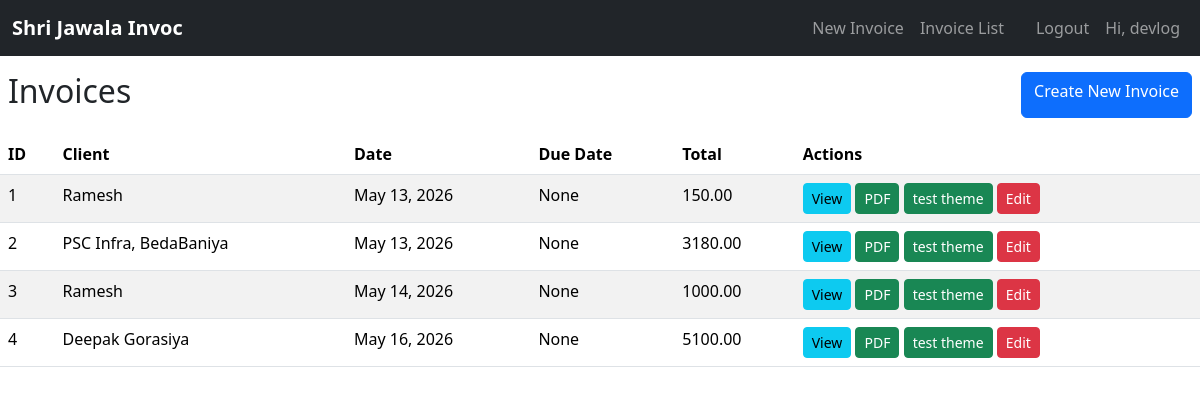
Page /invoices/ (signed in) on the earlier database version.
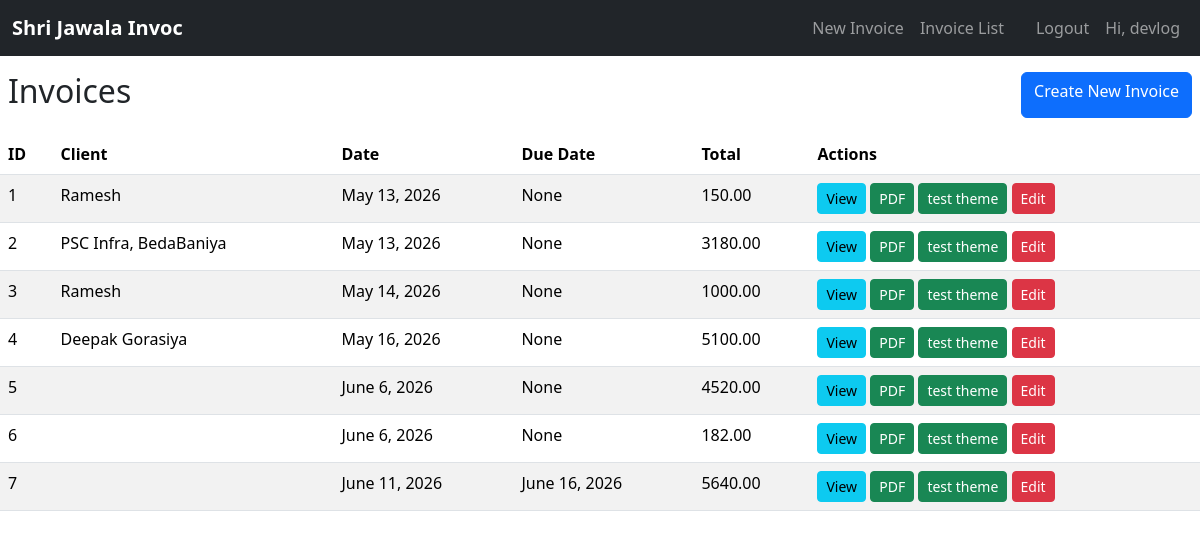
Same page on the later database version.
### invoices/models.py (models this page shows, shortened)
class Invoice(models.Model):
    STATUS_CHOICES = [
        ('paid', 'Paid'),
        ('payment_due', 'Payment After Service'),
        ('partially_paid', 'Partially Paid'),
        ('due_paid', 'Previously Due, Now Paid'),
    ]
    special_uid = models.UUIDField(
        default=uuid.uuid4,
        editable=False
    )
    image = models.ImageField(
        upload_to='',
        blank=True,
        null=True
    )
    created_by = models.ForeignKey(User, on_delete=models.SET_NULL, null=True, blank=True)
    client = models.ForeignKey(Client, on_delete=models.SET_NULL, null=True, blank=True)
    guest_client_name = models.CharField(max_length=200, blank=True)  # For guest invoices
    date = models.DateField(auto_now_add=True)
    due_date = models.DateField(blank=True, null=True)
    status = models.CharField(max_length=20, choices=STATUS_CHOICES, default='payment_due')
    total = models.DecimalField(max_digits=10, decimal_places=2, default=0)
    place = models.CharField(max_length=20, blank=True, null=True)
    invoice_no = models.PositiveIntegerField(null=True, blank=True, editable=False)
    year = models.PositiveIntegerField(default=current_year, editable=False)
    suffix = models.CharField(max_length=10, blank=True, null=True)
    invoice_label =models.ForeignKey(InvoiceLabel, on_delete=models.SET_NULL, null=True, blank=True)
    organization = models.ForeignKey(Firm, on_delete=models.SET_NULL, null=True, blank=True)
    theme_style = models.ForeignKey(InvoiceTheme, on_delete=models.SET_NULL, null=True, blank=True)
    context_title = models.CharField(
        max_length=255,
        blank=True,
        help_text="Specific subject (e.g., Machine Name, Project Code, or Service Type)"
    )
    LABEL_ALIGNMENT = [
        ('LEFT', 'Left Aligned'),
        ('CENTER', 'Centered'),
        ('RIGHT', 'Right Aligned'),
    ]
    header_style = models.CharField(
        max_length=10,
        choices=LABEL_ALIGNMENT,
        default='CENTER'  # Now defaults to Center
    )
    slug = models.SlugField(
        max_length=300,
        unique=True,
        blank=True,
        null=True,
        editable=True # Set to False if you want to hide it from the Admin form
    )
    is_active = models.BooleanField(default=True)

### invoices/views.py (the view)
# urls.py: path('', views.invoice_list, name='invoice_list'),
@login_required
def invoice_list(request):
    if request.user.is_staff or request.user.is_superuser:
        invoices = Invoice.objects.all()
    else:
        invoices = Invoice.objects.filter(created_by=request.user)
    return render(request, 'invoices/invoice_list.html', {'invoices': invoices})

### templates/invoices/invoice_list.html (shortened to what this page needs)
{% extends 'invoices/base.html' %}
{% if request.headers.hx_request %}
{% block content %}
<div class="d-flex flex-row justify-content-between pt-2 m-2">
    <h2>Invoices</h2>
 <a href="" class="btn btn-primary">Create New Invoice</a>
</div>
<table id="myTable" class="table table-striped mt-3">
    <thead>
        <tr>
            <th>ID</th>
            <th>Client</th>
            <th>Date</th>
            <th>Due Date</th>
            <th>Total</th>
            <th>Actions</th>
        </tr>
    </thead>
    <tbody>
    {% for invoice in invoices %}
        <tr>
            <td>{{ invoice.id }}</td>
            <td>{% if invoice.client %}
    {{ invoice.client.name }}
{% else %}
    {{ invoice.guest_client_name }}
{% endif %}</td>
            <td>{{ invoice.date }}</td>
            <td>{{ invoice.due_date }}</td>
            <td>{{ invoice.total }}</td>
            <td>
                <a class="btn btn-sm btn-info" href="{% url 'invoice_detail' invoice.id %}">View</a>
                <a class="btn btn-sm btn-success" href="{% url 'invoice_pdf' invoice.id %}">PDF</a>
                <a class="btn btn-sm btn-success" href="{% url 'test_pdf' invoice.special_uid %}">test theme </a>
                 <a class="btn btn-sm btn-danger" href="{% url 'edit_invoice' invoice.id %}">Edit</a>
            </td>
        </tr>
    {% empty %}
        <tr><td colspan="6" class="text-center">No invoices found.</td></tr>
    {% endfor %}
    </tbody>
</table>
{% endblock %}
{%endif%}

### templates/invoices/base.html (shortened to what this page needs)
<!doctype html>
<html lang="en">
  <head>
<link rel="stylesheet" href="https://cdn.jsdelivr.net/npm/bootstrap-icons@1.11.3/font/bootstrap-icons.min.css">
    <link href="https://cdn.jsdelivr.net/npm/bootstrap@5.3.8/dist/css/bootstrap.min.css" rel="stylesheet">
<link rel="stylesheet" href="https://cdn.jsdelivr.net/npm/bootstrap-icons@1.11.0/font/bootstrap-icons.css">
<link rel="stylesheet" href="https://cdn.datatables.net/1.13.6/css/dataTables.bootstrap5.min.css">
  </head>
  <body>
    {% block navbar %}
        {% include "partials/navbar.html" %}
    {% endblock navbar %}
<div id="content-area">
    {% block content %}{% endblock %}
</div>
  </body>
</html>

### templates/partials/navbar.html (shortened to what this page needs)
<nav class="navbar navbar-expand-lg navbar-dark bg-dark py-2">
    <div class="container-fluid {% if '/dashboard' in request.path %}flex-nowrap{% endif %}">
        <a class="navbar-brand fw-bold" href="{% url 'home' %}" style="font-size: clamp(1rem, 4vw, 1.25rem);">
            Shri Jawala Invoc
        </a>
            <div class="collapse navbar-collapse" id="mainNavbar">
                 <ul class="navbar-nav ms-auto">
                {% if user.is_authenticated %}
                <li class="nav-item"><a class="nav-link" href="{% url 'client_invoice_create' %}">New Invoice</a></li>
                <li class="nav-item"><a class="nav-link" href="{% url 'invoice_list' %}">Invoice List</a></li>
                <li class="nav-item"><a class="nav-link" href="{% url 'accounts:logout' %}">
                <li class="nav-item"><a class="nav-link" href="{% url 'accounts:logout' %}">
                Logout</a></li>
                <li class="nav-item"><a class="nav-link">Hi, {{user.username}}</a></li>
                {% else %}
                 <li class="nav-item"><a class="nav-link" href="{% url 'guest_invoice_create' %}">New Invoice</a></li>
                <li class="nav-item"><a class="nav-link" href="{% url 'accounts:login' %}">Login</a></li>
                {% endif %}
            </ul>
            </div>
    </div>
</nav>

Differences in the rows shown:
added Invoice: id "5", date "June 6, 2026", due_date "None", total "4520.00"
added Invoice: id "6", date "June 6, 2026", due_date "None", total "182.00"
added Invoice: id "7", date "June 11, 2026", due_date "June 16, 2026", total "5640.00"
